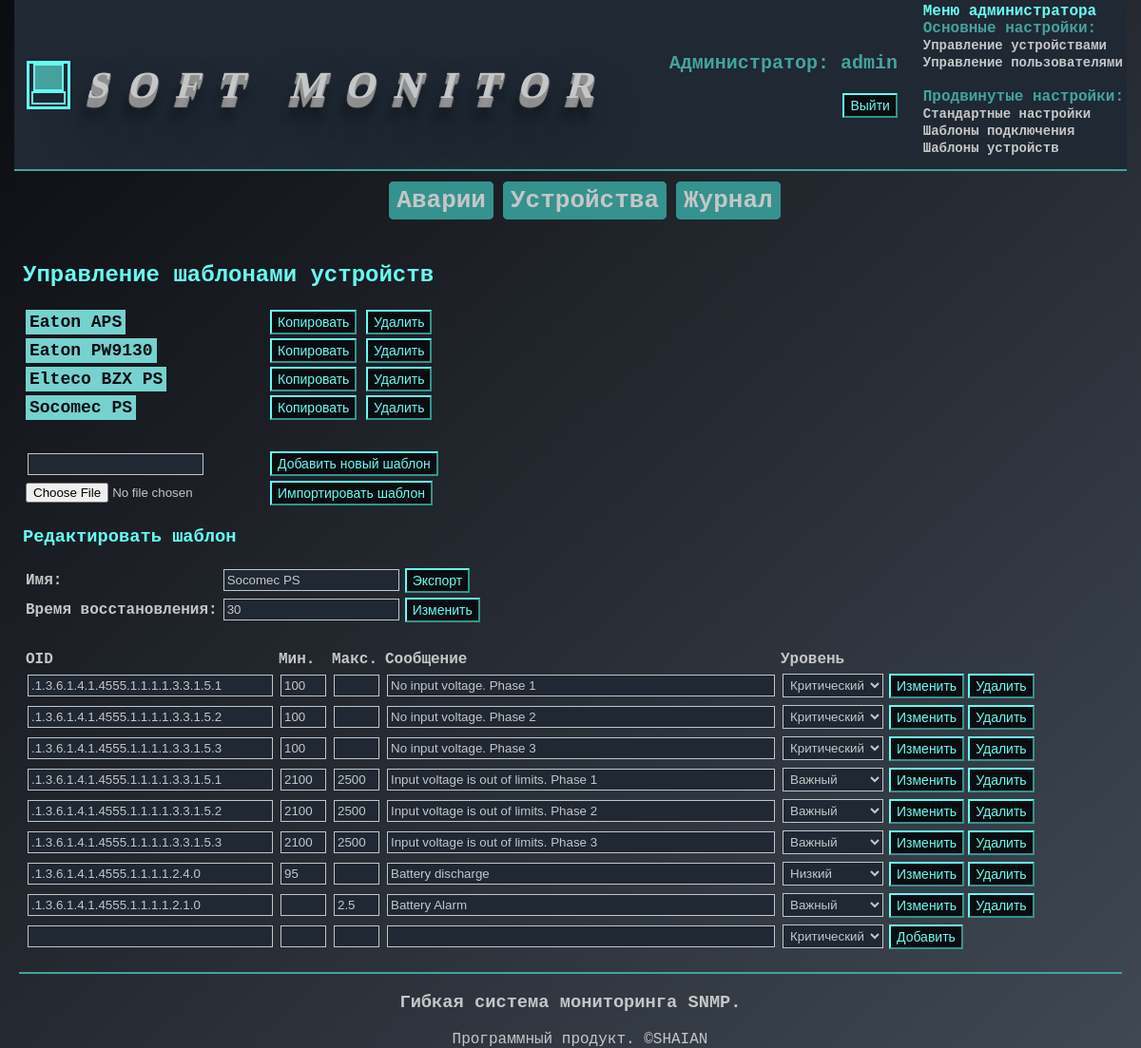
/admin/template?id=4 (signed in), run on the app's committed database.
### tables this page shows
CREATE TABLE `templates` (
  `id` int(10) UNSIGNED NOT NULL,
  `name` varchar(50) NOT NULL,
  `recover_time` int(10) UNSIGNED NOT NULL
);

CREATE TABLE `oids` (
  `id` int(10) UNSIGNED NOT NULL,
  `oid` varchar(100) NOT NULL,
  `low` VARCHAR(10) NOT NULL,
  `high` VARCHAR(10) NOT NULL,
  `message` varchar(256) NOT NULL,
  `level` INT(1) UNSIGNED NOT NULL,
  `template_id` int(10) UNSIGNED NOT NULL
);

### classes/adminrenderer.php (called while the page is built, shortened)
<?php
class AdminRenderer extends Renderer
{
    protected function view($method): string
    {
        return './pages/admin/'.$method.'.php';
    }
    public function template()
    {
        $template = new Template;
        if (isset($_GET['id'])) {
            $templ = $template->getById($_GET['id']);
        }
        $temps = $template->getAll('id, name', 'name');
        include_once $this->view(__FUNCTION__);
    }
}

### classes/service/database.php (called while the page is built, shortened)
<?php
class Database
{
    private static $connection;
    private $limit = '';
    private $main;
    private $order = '';
    private $query = '';
    private $table;
    private $where = '';
    private $pdo;
    private $charset = 'utf8';
    private $dbname;
    private $host;
    private $login;
    private $pass;
    private function __construct()
    {
        $dsn = 'mysql:dbname=' . $this->dbname . ';host=' . $this->host .
                ';charset=' . $this->charset;
        try {
            $this->pdo = new PDO($dsn, $this->login, $this->pass);
        } catch (PDOException $e) {
            echo 'Connection failure: ' . $e->getMessage();
        }
    }
    private function buildQuery(): string
    {
        if ($this->main == 'TRUNCATE') {
            return $this->query;
        } elseif ($this->main == 'SELECT') {
            return $this->query . $this->where . $this->order . $this->limit;
        } else {
            return $this->query . $this->where;
        }
    }
    private function checkQuery(string $main): void
    {
        $this->main = $main;
    }
    private static function formColumnList(string $columns): string
    {
        $cols = '';
        $columns = explode(',', $columns);
        for ($i = 0; $i < count($columns); $i++) {
            $cols .= '`' . trim($columns[$i]) . '`, ';
        }
        return substr($cols, 0, -2);
    }
    private function setSettings(): void
    {
        $this->dbname = DB_NAME;
        $this->host = DB_HOST;
        $this->login = DB_LOGIN;
        $this->pass = DB_PASS;
    }
    public static function db(): Database
    {
        if (empty(self::$connection)) {
            self::$connection = new self;
        }
        return self::$connection;
    }
    public function end(): void
    {
        $this->limit = '';
        $this->order = '';
        $this->where = '';
    }
    public function fetch(int $one = 0, $end = true, $column = PDO::FETCH_ASSOC)
    {
        $query = $this->buildQuery();
        $pdo = $this->pdo->prepare($query);
        $pdo->execute();
        if ($one === 0) {
            $res = $pdo->fetchAll($column);
        } else {
            $res = $pdo->fetch($column);
        }
        return $res;
    }
    public function order(string $column, $desc = ''): Database
    {
        $query = 'ORDER BY `' . trim($column) . '`' . $desc . ' ';
        $this->order = $query;
        return $this;
    }
    public function select(string $columns = ''): Database
    {
        $query = 'SELECT ';
        if ($columns === '') {
            $query .= '* ';
        } elseif ($columns === 'COUNT') {
            $query .= 'COUNT(*) ';
        } else {
            $query .= self::formColumnList($columns);
        }
        $query .= ' FROM ' . $this->table . ' ';
        $this->query = $query;
        return $this;
    }
    public function table(string $table): Database
    {
        $this->table = '`' . $table . '` ';
        return $this;
    }
    public function where(string $col, $val, string $compare = '', $op = 'AND'): Database
    {
        if ($this->where != '') {
            $query = $op . ' ';
        } else {
            $query = 'WHERE ';
        }
        if ($compare == '') {
            $compare = '=';
        }
        $query .= '`' . $col . '` ' . $compare . ' \'' . $val . '\' ';
        $this->where .= $query;
        return $this;
    }
}

### classes/data/dbcon_trait.php (called while the page is built, shortened)
<?php
trait Dbcon
{
    public function __construct()
    {
        $this->db = Database::db();
    }
}

### classes/data/datachanger_abs.php (called while the page is built, shortened)
<?php
abstract class Datachanger
{
    public function getAll(
            string $columns = '',
            $order = 0,
            $desc = '',
            int $limit = 0,
            int $offset = 0,
            $search = ''
            ): array
    {
        $this->db
                ->table($this->table)
                ->select($columns);
        if ($order !== 0) {
            $this->db->order($order, $desc);
        }
        return $this->db->fetch();
    }
    public function getById(int $id): array
    {
        return $this->db
                ->table($this->table)
                ->select()
                ->where('id', $id)
                ->fetch(1);
    }
}

### classes/data/template.php (called while the page is built, shortened)
<?php
class Template extends Datachanger
{
    public function getById(int $id): array
    {
        $oids = new Oid;
        $oid_list = $oids->getByTemplateId($id);
        $templates = parent::getById($id);
        $templates['oids'] = $oid_list;
        return $templates;
    }
}

### classes/data/oid.php (called while the page is built, shortened)
<?php
class Oid extends Datachanger
{
    protected $table = 'oids';
    public function getByTemplateId(int $id): array
    {
        return $this->db
                ->table($this->table)
                ->select()
                ->where('template_id', $id)
                ->fetch();
    }
}

### pages/admin/template.php (the view, shortened to what this page needs)
<div class="cols_2">
    <div>
        <h2><?= ADMIN_TEMPLATE_HEADER ?></h2>
        <table>
            <?php foreach ($temps as $t) { ?>
                <form action="./template" method="post">
                    <tr>
                        <td>
                            <a href="?id=<?= $t['id'] ?>"><?= $t['name'] ?></a>
                        </td>
                        <td>
                            <input type="submit" name="copy" value="<?= COPY_BUTTON ?>">
                            <input type="submit" name="delete_template" value="<?= DELETE_BUTTON ?>">
                        </td>
                    </tr>
                </form>
            <?php } ?>
            <form action="" method="post">
                <tr class="add">
                    <td>
                        <input type="text" name="name" required>
                    </td>
                    <td colspan="2">
                        <input type="submit" name="add_template" value="<?= ADMIN_ADD_TEMPLATE ?>">
                    </td>
                </tr>
            </form>
            <form action="" method="post" enctype="multipart/form-data">
                <tr>
                    <td>
                        <input type="file" name="tmplt" required>
                    </td>
                    <td>
                        <input type="submit" name="upload" value="<?= IMPORT_BUTTON ?>" >
                    </td>
                </tr>
            </form>
        </table>
    </div>
    <?php if (isset($_GET['id'])) { ?>
        <div>
            <h3><?= ADMIN_EDIT_TEMPLATE ?></h3>
            <table>
                <form action="" method="post">
                    <tr>
                        <th><?= WORD_NAME ?>:</th>
                        <td>
                            <input type="text" name="name" value="<?= $templ['name'] ?>" required>
                        </td>
                        <td>
                            <input type="submit" name="export" value="<?= EXPORT_BUTTON ?>">
                        </td>
                    </tr>
                    <tr>
                        <th><?= ADMIN_REC_TIME ?>:</th>
                        <td>
                            <input type="number" name="recover_time" value="<?= $templ['recover_time'] ?>" required>
                        </td>
                        <td>
                            <input type="submit" name="change" value="<?= CHANGE_BUTTON ?>">
                        </td>
                    </tr>
                    <tr><td class="space"></td></tr>
            </table>
            <table>
                <tr>
                    <th>OID</th>
                    <th><?= WORD_LOW ?></th>
                    <th><?= WORD_HIGH ?></th>
                    <th><?= WORD_MESSAGE ?></th>
                    <th><?= WORD_LEVEL ?></th>
                </tr>
                <?php foreach ($templ['oids'] as $oid) { ?>
                    <form action="" method="post">
                        <tr>
                            <td>
                                <input type="text" name="oid" value="<?= $oid['oid'] ?>" required>
                            </td>
                            <td>
                                <input type="text" name="low" value="<?= $oid['low'] ?>">
                            </td>
                            <td>
                                <input type="text" name="high" value="<?= $oid['high'] ?>">
                            </td>
                            <td>
                                <input type="text" name="message" value="<?= $oid['message'] ?>" required>
                            </td>
                            <td>
                                <select name="level">
                                    <option value="1"<?php if ($oid['level'] == 1) echo ' selected'; ?>><?= WORD_MINOR ?></option>
                                    <option value="2"<?php if ($oid['level'] == 2) echo ' selected'; ?>><?= WORD_MAJOR ?></option>
                                    <option value="3"<?php if ($oid['level'] == 3) echo ' selected'; ?>><?= WORD_CRITICAL ?></option>
                                </select>
                            </td>
                            <td>
                                <input type="submit" name="modify" value="<?= MODIFY_BUTTON ?>">
                            </td>
                            <td>
                                <input type="submit" name="delete_oid" value="<?= DELETE_BUTTON ?>">
                            </td>
                        </tr>
                    </form>
                <?php } ?>
                <form action="" method="post">
                    <tr>
                        <td>
                            <input type="text" name="oid" required>
                        </td>
                        <td>
                            <input type="text" name="low">
                        </td>
                        <td>
                            <input type="text" name="high">
                        </td>
                        <td>
                            <input type="text" name="message" required>
                        </td>
                        <td>
                            <select name="level">
                                <option value="3" selected><?= WORD_CRITICAL ?></option>
                            </select>
                        </td>
                        <td>
                            <input type="submit" name="add_oid" value="<?= ADD_BUTTON ?>">
                        </td>
                    </tr>
                </form>
            </table>
        </div>
    </div>
<?php } ?>

### css/main.css (style rules this page uses)
body { background: linear-gradient(to bottom right, #0B0C10, #3F4853); color: #C5C6C7; font-family: 'Courier'; font-size: 16px; height: 100%; margin: 0; padding: 0; }
html { height: 100%; }
a { text-decoration: none; }
a:visited, a:active, a:link { color: #C5C6C7; }
input[type="submit"] { background-color: #0B0C10; border: 2px solid; border-bottom: 2px solid #35928E; border-right: 2px solid #35928E; color: #66FCF1; font-size: 14px; padding: 3px 6px; }
input[type="text"], input[type="password"], input[type="number"], input[type="datetime-local"], select { border: 1px solid #C5C6C7; background-color: #1F2833; color: #C5C6C7; margin: 2px; padding: 3px; }
h2 { color: #66FCF1; }
div.connections a, div.template a { background-color: #75D2CE; color: #0B0C10; font-size: 18px; font-weight: bold; padding: 3px 4px; }
div.template tr.add td { padding-top: 30px; }
div.template h3 { color: #66FCF1; }
div.template th, table.install th, table.install td { text-align: left; }
td.space { height: 20px; }
div.template input[name="oid"] { width: 250px; }
div.template input[name="low"], div.template input[name="high"] { width: 40px; }
div.template input[name="message"] { width: 400px; }
div.cols_2 div { display: inline-block; margin-left: 2%; }

### data on the page
templates: name "Eaton APS"
templates: name "Eaton PW9130"
templates: name "Elteco BZX PS"
templates: name "Socomec PS", recover_time "30"
oids: oid ".1.3.6.1.4.1.4555.1.1.1.1.3.3.1.5.1", low "100", message "No input voltage. Phase 1", level "Критический"
oids: oid ".1.3.6.1.4.1.4555.1.1.1.1.3.3.1.5.2", low "100", message "No input voltage. Phase 2", level "Критический"
oids: oid ".1.3.6.1.4.1.4555.1.1.1.1.3.3.1.5.3", low "100", message "No input voltage. Phase 3", level "Критический"
oids: oid ".1.3.6.1.4.1.4555.1.1.1.1.3.3.1.5.1", low "2100", high "2500", message "Input voltage is out of limits. Phase 1", level "Важный"
oids: oid ".1.3.6.1.4.1.4555.1.1.1.1.3.3.1.5.2", low "2100", high "2500", message "Input voltage is out of limits. Phase 2", level "Важный"
oids: oid ".1.3.6.1.4.1.4555.1.1.1.1.3.3.1.5.3", low "2100", high "2500", message "Input voltage is out of limits. Phase 3", level "Важный"
oids: oid ".1.3.6.1.4.1.4555.1.1.1.1.2.4.0", low "95", message "Battery discharge", level "Низкий"
oids: oid ".1.3.6.1.4.1.4555.1.1.1.1.2.1.0", high "2.5", message "Battery Alarm", level "Важный"

### other printed values
MAIN_SITE_NAME "SOFT MONITOR"
ADMINISTRATOR_LOGGED "Администратор"
$this->login "admin"
MENU_ADMIN "Меню администратора"
MENU_BASE_SETTINGS "Основные настройки"
MENU_DEV_MANAG "Управление устройствами"
MENU_USER_MANAG "Управление пользователями"
MENU_ADV_SETTINGS "Продвинутые настройки"
MENU_DEFAULTS "Стандартные настройки"
MENU_CONN_TEMP "Шаблоны подключения"
MENU_DEV_TEMP "Шаблоны устройств"
MENU_ALARMS "Аварии"
MENU_DEVICES "Устройства"
MENU_LOG "Журнал"
ADMIN_TEMPLATE_HEADER "Управление шаблонами устройств"
